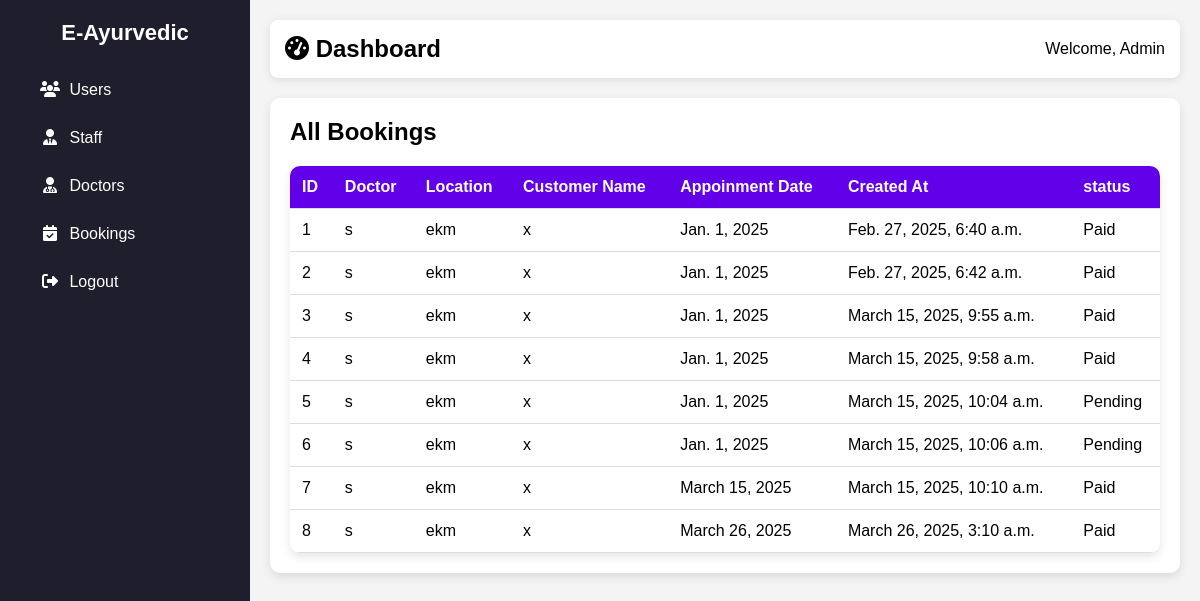
/bookings/, run on an earlier commit of the app's database.
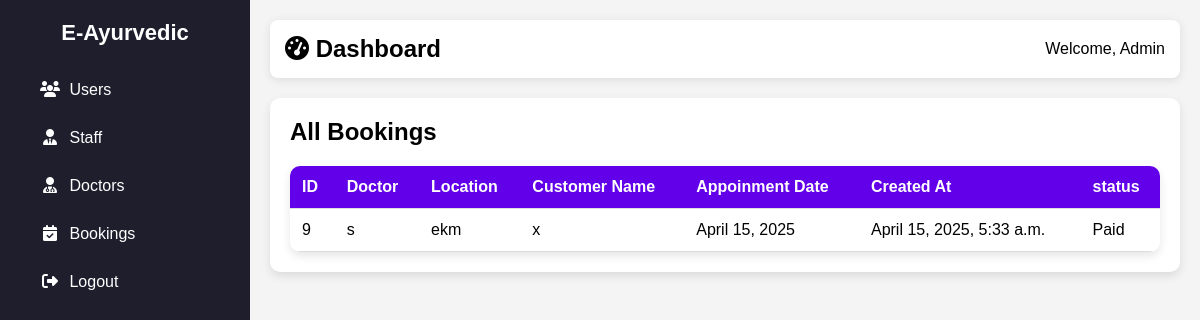
And on a later commit of the database.
### app/models.py (models this page shows, shortened)
class Booking(models.Model):
    doctor = models.ForeignKey(Doctor, on_delete=models.CASCADE, related_name='bookings')
    customer = models.ForeignKey(Customer, on_delete=models.CASCADE, related_name='bookings')  # ForeignKey to Customer
    appointment_date = models.DateField()
    appointment_time = models.TimeField()
    created_at = models.DateTimeField(auto_now_add=True)
    status = models.CharField(
        max_length=20,
        choices=[('Pending', 'Pending'), ('Paid', 'Paid')],
        default='Pending'
    )

class Doctor(models.Model):
    department = models.ForeignKey(Department, on_delete=models.CASCADE, related_name='doctors')
    name = models.CharField(max_length=100)
    bio = models.TextField(blank=True, null=True)
    available = models.BooleanField(default=True)
    consultation_fee = models.DecimalField(max_digits=10, decimal_places=2, default=0.00)
    location = models.CharField(max_length=255, blank=True, null=True)  # New field for location
    def __str__(self):
        return self.name

class Customer(models.Model):
    name = models.CharField(max_length=100)
    email = models.EmailField(unique=True)
    phone = models.PositiveBigIntegerField()
    password = models.CharField(max_length=255)
    location = models.CharField(max_length=255)
    symptoms = models.ManyToManyField('Symptom', related_name='customers')

### app/views.py (the view)
# urls.py: path('bookings/', views.view_bookings, name='view_bookings'),
def view_bookings(request):
    bookings = Booking.objects.all()
    return render(request, 'admin/view_bookings.html', {'bookings': bookings})

### templates/admin/view_bookings.html (shortened to what this page needs)
<!DOCTYPE html>
<html lang="en">
<head>
    <link rel="stylesheet" href="https://cdnjs.cloudflare.com/ajax/libs/font-awesome/6.4.2/css/all.min.css">
</head>
<body>
    <div class="sidebar">
        <h2>E-Ayurvedic</h2>
        <ul>
            <li><a href="{% url 'view_users' %}"><i class="fas fa-users"></i> <span>Users</span></a></li>
            <li><a href="{% url 'view_staff' %}"><i class="fas fa-user-tie"></i> <span>Staff</span></a></li>
            <li><a href="{% url 'view_doctors' %}"><i class="fas fa-user-md"></i> <span>Doctors</span></a></li>
            <li><a href="{% url 'view_bookings' %}"><i class="fas fa-calendar-check"></i> <span>Bookings</span></a></li>
            <li><a href="../logout"><i class="fas fa-sign-out-alt"></i> <span>Logout</span></a></li>
        </ul>
    </div>
    <div class="main-content">
        <div class="header">
           <h2><i class="fas fa-tachometer-alt"></i> Dashboard</h2>
            <div class="user-info">
                <span>Welcome, Admin</span>
            </div>
        </div>
        <div class="content">
            {% block content %}
            <h2>All Bookings</h2>
            <table>
                <tr>
                    <th>ID</th>
                    <th>Doctor</th>
                    <th>Location</th>
                    <th>Customer Name</th>
                    <th>Appoinment Date</th>
                    <th>Created At</th>
                    <th>status</th>
                </tr>
                {% for booking in bookings %}
                <tr>
                    <td>{{ booking.id }}</td>
                    <td>{{ booking.doctor }}</td>
                    <td>{{ booking.doctor.location }}</td>
                    <td>{{ booking.customer.name }}</td>
                    <td>{{ booking.appointment_date }}</td>
                    <td>{{ booking.created_at }}</td>
                    <td>{{ booking.status }}</td>
                </tr>
                {% endfor %}
            </table>
            {% endblock %}
        </div>
    </div>
</body>
</html>

What changed in the data, as far as the page shows it:
removed Booking: id "1", doctor "s", doctor.location "ekm", customer.name "x", appointment_date "Jan. 1, 2025", created_at "Feb. 27, 2025, 6:40 a.m.", status "Paid"
removed Booking: id "2", doctor "s", doctor.location "ekm", customer.name "x", appointment_date "Jan. 1, 2025", created_at "Feb. 27, 2025, 6:42 a.m.", status "Paid"
removed Booking: id "3", doctor "s", doctor.location "ekm", customer.name "x", appointment_date "Jan. 1, 2025", created_at "March 15, 2025, 9:55 a.m.", status "Paid"
removed Booking: id "4", doctor "s", doctor.location "ekm", customer.name "x", appointment_date "Jan. 1, 2025", created_at "March 15, 2025, 9:58 a.m.", status "Paid"
removed Booking: id "5", doctor "s", doctor.location "ekm", customer.name "x", appointment_date "Jan. 1, 2025", created_at "March 15, 2025, 10:04 a.m.", status "Pending"
removed Booking: id "6", doctor "s", doctor.location "ekm", customer.name "x", appointment_date "Jan. 1, 2025", created_at "March 15, 2025, 10:06 a.m.", status "Pending"
removed Booking: id "7", doctor "s", doctor.location "ekm", customer.name "x", appointment_date "March 15, 2025", created_at "March 15, 2025, 10:10 a.m.", status "Paid"
removed Booking: id "8", doctor "s", doctor.location "ekm", customer.name "x", appointment_date "March 26, 2025", created_at "March 26, 2025, 3:10 a.m.", status "Paid"
added Booking: id "9", doctor "s", doctor.location "ekm", customer.name "x", appointment_date "April 15, 2025", created_at "April 15, 2025, 5:33 a.m.", status "Paid"
